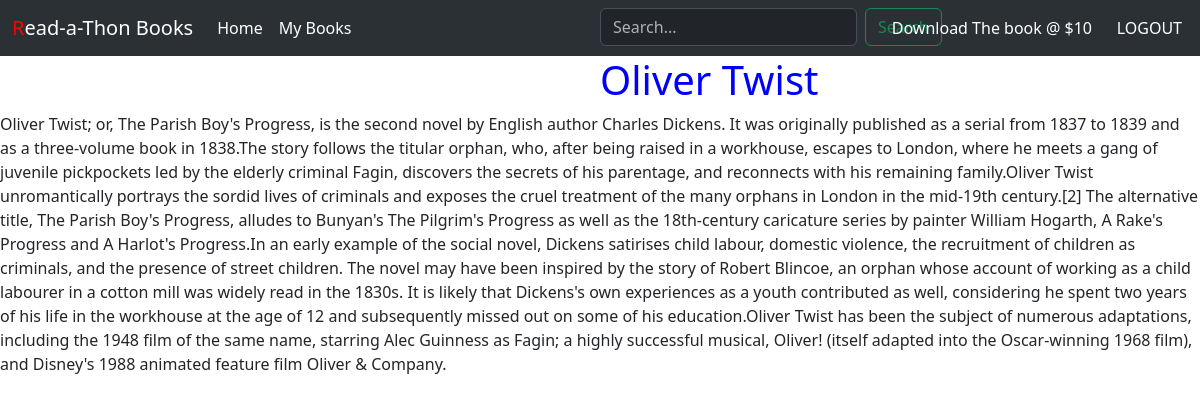
The page /book/content/3/3 on the database its author committed.
### Application/model.py (models this page shows)
class Book(db.Model):
    ID = db.Column(db.Integer, primary_key=True, autoincrement=True)
    Name = db.Column(db.String, nullable=False)
    Content = db.Column(db.String, nullable=False)
    Pages = db.Column(db.String)
    Section_id = db.Column(db.Integer, db.ForeignKey("section.ID"))
    author=db.relationship('Authors',backref='book')

### Application/controller.py (the view)
@app.route('/book/content/<int:book_id>/<int:user_id>')
def content(book_id,user_id):
    book=Book.query.get(book_id)
    user=Users.query.get(user_id)
    return render_template("book_content.html",book=book,user=user)

### templates/book_content.html (shortened to what this page needs)
<!DOCTYPE html>
<html lang="en">
<head>
    <link href="https://cdn.jsdelivr.net/npm/bootstrap@5.3.2/dist/css/bootstrap.min.css" rel="stylesheet">
</head>
</head>
<body>
<nav class="navbar navbar-expand-lg bg-body-tertiary" class="navbar bg-primary" data-bs-theme="dark">
    <div class="container-fluid">
      <div class="navbar-brand" style="color: white;"><span style="color: red;">R</span>ead-a-Thon Books</div>
      <div class="collapse navbar-collapse" id="navbarSupportedContent">
        <ul class="navbar-nav me-auto mb-2 mb-lg-0">
          <li class="nav-item">
            <a class="nav-link active" aria-current="page" href="/user/dashboard">Home</a>
          </li>
          <li class="nav-item">
            <a class="nav-link active" href="/book/issued/{{user.ID}}">My Books</a>
          </li>
          <li>
            <form action="/user/search/{{user.ID}}" method="POST" style="position:absolute;left:600px;" class="d-flex" >
              <input class="form-control me-2" type="text" name="value" placeholder="Search...">
              <input class="btn btn-outline-success" type="submit" value="Search">
            </form>
          </li>
          <li class="nav-item" style="position: absolute;right:100px;">
            <a class="nav-link active" aria-current="page" href="/book/download/{{book.ID}}/{{user.ID}}">Download The book @ $10</a>
          </li>
          <li class="nav-item" style="position: absolute;right:10px;">
            <a class="nav-link active" aria-current="page" href="/user/logout">LOGOUT</a>
          </li>
        </ul>
      </div>
    </div>
</nav>
<h1 style="color: blue; margin-left: 600px;">{{book.Name}}</h1>
{{book.Content}}
</body>
</html>

### rows shown on the page
Book: Name "Oliver Twist", Content "Oliver Twist; or, The Parish Boy's Progress, is the second novel by English author Charles Dickens. It was originally published as a serial from 1837 to 1839 and as a three-volume book in 1838.The story follows the titular orphan, who, after being raised in a workhouse, escapes to London, where he meets a gang of juvenile pickpockets led by the elderly criminal Fagin, discovers the secrets of his parentage, and reconnects with his remaining family.Oliver Twist unromantically portrays the sordid lives of criminals and exposes the cruel treatment of the many orphans in London in the mid-19th century.[2] The alternative title, The Parish Boy's Progress, alludes to Bunyan's The Pilgrim's…"
